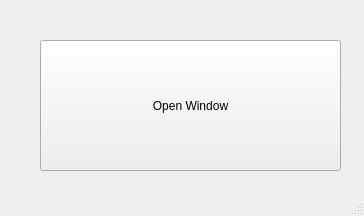
<?xml version="1.0" encoding="UTF-8"?>
<ui version="4.0">
 <class>MainWindow</class>
 <widget class="QMainWindow" name="MainWindow">
  <property name="geometry">
   <rect>
    <x>0</x>
    <y>0</y>
    <width>364</width>
    <height>216</height>
   </rect>
  </property>
  <property name="windowTitle">
   <string>MainWindow</string>
  </property>
  <widget class="QWidget" name="centralwidget">
   <widget class="QPushButton" name="openButton">
    <property name="geometry">
     <rect>
      <x>40</x>
      <y>40</y>
      <width>301</width>
      <height>131</height>
     </rect>
    </property>
    <property name="text">
     <string>Open Window</string>
    </property>
   </widget>
  </widget>
  <widget class="QStatusBar" name="statusbar"/>
 </widget>
 <resources/>
 <connections/>
</ui>
